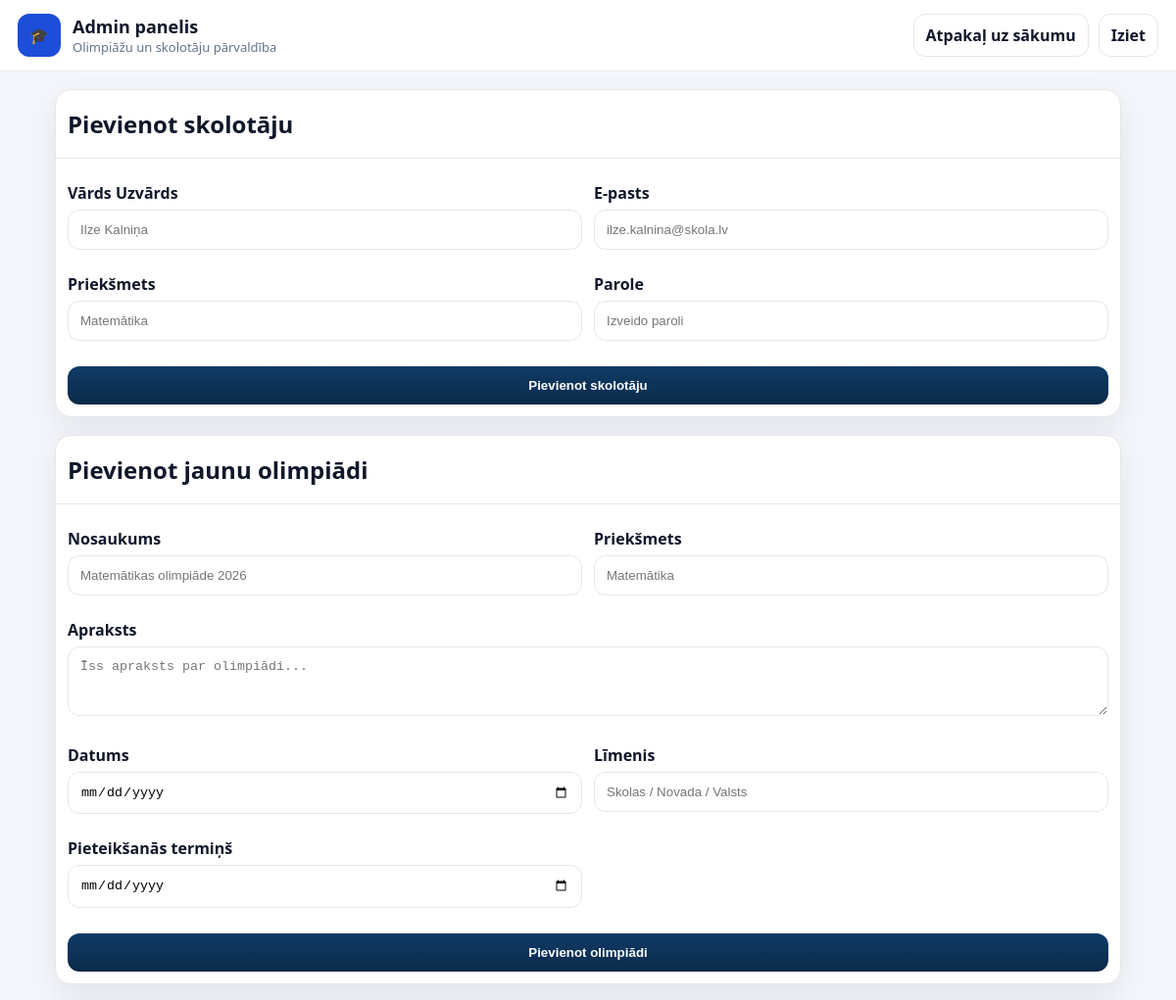
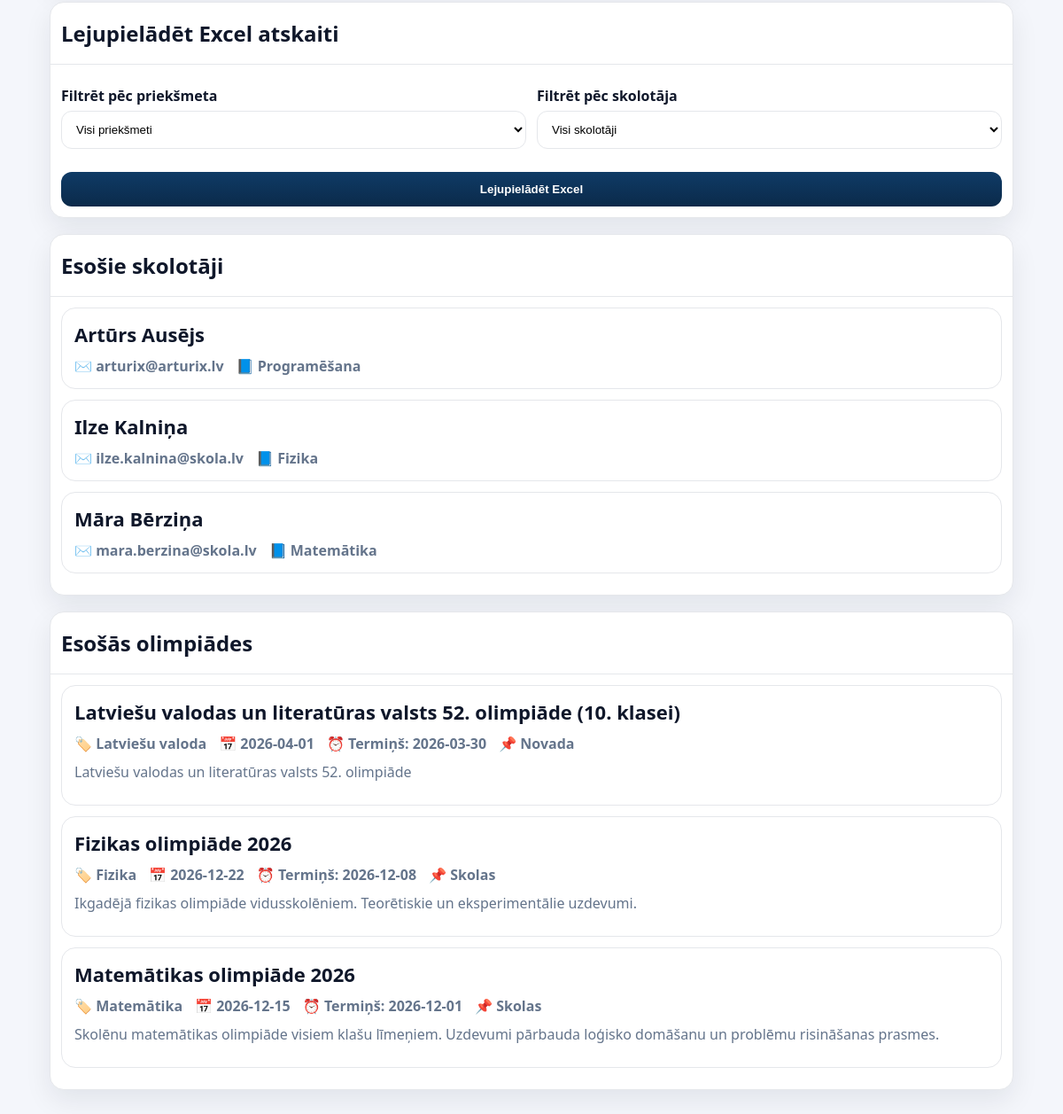
The page /admin (signed in) on the database its author committed (2 pictures, top to bottom).
### tables this page shows
CREATE TABLE users (
        id INTEGER PRIMARY KEY AUTOINCREMENT,
        full_name TEXT NOT NULL,
        email TEXT NOT NULL UNIQUE,
        password_hash TEXT NOT NULL,
        class_name TEXT,
        role TEXT NOT NULL DEFAULT 'student',
        teacher_id INTEGER,
        subject_name TEXT,
        created_at TEXT NOT NULL,
        FOREIGN KEY(teacher_id) REFERENCES users(id)
    );

CREATE TABLE olympiads (
        id INTEGER PRIMARY KEY AUTOINCREMENT,
        title TEXT NOT NULL,
        subject TEXT NOT NULL,
        description TEXT NOT NULL,
        event_date TEXT NOT NULL,
        level_name TEXT NOT NULL,
        deadline TEXT NOT NULL,
        created_at TEXT NOT NULL
    );

### app.py (the view)
@app.get("/admin")
@admin_required
def admin():
    conn = db()
    cur = conn.cursor()
    cur.execute("""
        SELECT id, full_name, email, subject_name
        FROM users
        WHERE role = 'teacher'
        ORDER BY full_name
    """)
    teachers = cur.fetchall()
    cur.execute("""
        SELECT *
        FROM olympiads
        ORDER BY created_at DESC
    """)
    olympiads = cur.fetchall()
    cur.execute("""
        SELECT DISTINCT subject
        FROM olympiads
        ORDER BY subject
    """)
    subjects = cur.fetchall()
    conn.close()
    return render_template(
        "admin.html",
        teachers=teachers,
        olympiads=olympiads,
        subjects=subjects,
    )

### app.py (called while the page is built)
def db() -> sqlite3.Connection:
    conn = sqlite3.connect(DB_PATH)
    conn.row_factory = sqlite3.Row
    return conn

@app.before_request
def ensure_db() -> None:
    init_db()

def admin_required(fn):
    @wraps(fn)
    def wrapper(*args, **kwargs):
        if "user_id" not in session:
            return redirect(url_for("auth"))
        if session.get("role") != "admin":
            flash("Nav piekļuves šai sadaļai.", "error")
            return redirect(url_for("home"))
        return fn(*args, **kwargs)
    return wrapper

### templates/admin.html (shortened to what this page needs)
<!doctype html>
<html lang="lv">
<head>
  <link rel="stylesheet" href="{{ url_for('static', filename='styles.css') }}">
</head>
<body>
  <header class="topbar">
    <div class="brand">
      <div class="brand-icon">🎓</div>
      <div>
        <div class="brand-title">Admin panelis</div>
        <div class="brand-sub">Olimpiāžu un skolotāju pārvaldība</div>
      </div>
    </div>
    <div class="top-actions">
      <a class="ghost-btn" href="{{ url_for('home') }}">Atpakaļ uz sākumu</a>
      <a class="ghost-btn" href="{{ url_for('logout') }}">Iziet</a>
    </div>
  </header>
  <main class="container">
    <section class="panel">
      <div class="panel-head">
        <h2>Pievienot skolotāju</h2>
      </div>
      <div class="panel-body active">
        <form method="post" action="{{ url_for('create_teacher') }}" class="grid-form">
          <div>
            <label>Vārds Uzvārds</label>
            <input name="full_name" placeholder="Ilze Kalniņa" required />
          </div>
          <div>
            <label>E-pasts</label>
            <input name="email" type="email" placeholder="ilze.kalnina@skola.lv" required />
          </div>
          <div>
            <label>Priekšmets</label>
            <input name="subject_name" placeholder="Matemātika" required />
          </div>
          <div>
            <label>Parole</label>
            <input name="password" type="text" placeholder="Izveido paroli" required />
          </div>
          <div class="full">
            <button class="primary-btn" type="submit">Pievienot skolotāju</button>
          </div>
        </form>
      </div>
    </section>
    <section class="panel" style="margin-top:18px;">
      <div class="panel-head">
        <h2>Pievienot jaunu olimpiādi</h2>
      </div>
      <div class="panel-body active">
        <form method="post" action="{{ url_for('create_olympiad') }}" class="grid-form">
          <div>
            <label>Nosaukums</label>
            <input name="title" placeholder="Matemātikas olimpiāde 2026" required />
          </div>
          <div>
            <label>Priekšmets</label>
            <input name="subject" placeholder="Matemātika" required />
          </div>
          <div class="full">
            <label>Apraksts</label>
            <textarea name="description" rows="3" placeholder="Īss apraksts par olimpiādi..." required></textarea>
          </div>
          <div>
            <label>Datums</label>
            <input name="event_date" type="date" required />
          </div>
          <div>
            <label>Līmenis</label>
            <input name="level_name" placeholder="Skolas / Novada / Valsts" required />
          </div>
          <div>
            <label>Pieteikšanās termiņš</label>
            <input name="deadline" type="date" required />
          </div>
          <div class="full">
            <button class="primary-btn" type="submit">Pievienot olimpiādi</button>
          </div>
        </form>
      </div>
    </section>
    <section class="panel" style="margin-top:18px;">
      <div class="panel-head">
        <h2>Lejupielādēt Excel atskaiti</h2>
      </div>
      <div class="panel-body active">
        <form method="get" action="{{ url_for('export_applications') }}" class="grid-form">
          <div>
            <label>Filtrēt pēc priekšmeta</label>
            <select name="subject">
              <option value="">Visi priekšmeti</option>
            </select>
          </div>
          <div>
            <label>Filtrēt pēc skolotāja</label>
            <select name="teacher_id">
              <option value="">Visi skolotāji</option>
            </select>
          </div>
          <div class="full">
            <button class="primary-btn" type="submit">Lejupielādēt Excel</button>
          </div>
        </form>
      </div>
    </section>
    <section class="panel" style="margin-top:18px;">
      <div class="panel-head">
        <h2>Esošie skolotāji</h2>
      </div>
      <div class="panel-body active">
        {% for teacher in teachers %}
          <article class="olymp-card">
            <div class="olymp-main">
              <h3>{{ teacher.full_name }}</h3>
              <div class="meta">
                <span>✉️ {{ teacher.email }}</span>
                <span>📘 {{ teacher.subject_name }}</span>
              </div>
            </div>
          </article>
        {% endfor %}
      </div>
    </section>
    <section class="panel" style="margin-top:18px;">
      <div class="panel-head">
        <h2>Esošās olimpiādes</h2>
      </div>
      <div class="panel-body active">
        {% for o in olympiads %}
          <article class="olymp-card">
            <div class="olymp-main">
              <h3>{{ o.title }}</h3>
              <div class="meta">
                <span>🏷️ {{ o.subject }}</span>
                <span>📅 {{ o.event_date }}</span>
                <span>⏰ Termiņš: {{ o.deadline }}</span>
                <span>📌 {{ o.level_name }}</span>
              </div>
              <p class="muted" style="margin-top:10px;">{{ o.description }}</p>
            </div>
          </article>
        {% endfor %}
      </div>
    </section>
  </main>
</body>
</html>

### static/styles.css (style rules this page uses)
:root { --bg:#f4f6fb; --card:#ffffff; --text:#0f172a; --muted:#64748b; --primary:#0b2a4a; --primary2:#0f3b66; --border:#e5e7eb; --shadow: 0 12px 30px rgba(15, 23, 42, 0.08); }
* { box-sizing:border-box; }
body { margin:0; font-family: ui-sans-serif, system-ui, -apple-system, Segoe UI, Roboto, Arial; color:var(--text); background:var(--bg); }
a { text-decoration:none; color:inherit; }
.container { max-width: 1120px; margin: 18px auto; padding: 0 16px 40px; }
h2 { margin:6px 0 6px; }
.muted { color:var(--muted); margin:0 0 12px; }
label { display:block; font-weight:700; margin:12px 0 6px; }
input, textarea, select { width:100%; padding:12px 12px; border-radius:12px; border:1px solid var(--border); outline:none; background:#fff; }
.primary-btn { width:100%; margin-top:14px; padding:12px 14px; border:0; border-radius:12px; background:linear-gradient(180deg, var(--primary2), var(--primary)); color:#fff; font-weight:800; cursor:pointer; }
.secondary-btn, .ghost-btn { padding:10px 12px; border-radius:12px; border:1px solid var(--border); background:#fff; font-weight:700; cursor:pointer; }
.topbar { display:flex; align-items:center; justify-content:space-between; padding:14px 18px; background:#fff; border-bottom:1px solid var(--border); }
.brand { display:flex; gap:12px; align-items:center; }
.brand-icon { width:44px; height:44px; border-radius:12px; background:#1d4ed8; display:flex; align-items:center; justify-content:center; color:#fff; }
.brand-title { font-weight:900; font-size:18px; }
.brand-sub { color:var(--muted); font-size:13px; }
.top-actions { display:flex; gap:10px; }
.panel { margin-top:16px; background:#fff; border:1px solid var(--border); border-radius:16px; box-shadow:var(--shadow); }
.panel-body { display:none; padding:12px; }
.panel-body.active { display:block; }
.panel-head { padding:12px; border-bottom:1px solid var(--border); }
.olymp-card { display:flex; justify-content:space-between; gap:14px; padding:14px; border:1px solid var(--border); border-radius:16px; margin-bottom:12px; background:#fff; }
.olymp-card h3 { margin:0 0 8px; font-size:22px; font-weight:900; }
.meta { display:flex; gap:14px; flex-wrap:wrap; color:var(--muted); font-weight:700; margin-top:10px; }
.grid-form { display:grid; grid-template-columns:1fr 1fr; gap:12px; }
.grid-form .full { grid-column:1 / -1; }

### rows shown on the page
users: full_name "Artūrs Ausējs", email "arturix@arturix.lv", subject_name "Programēšana"
users: full_name "Ilze Kalniņa", email "ilze.kalnina@skola.lv", subject_name "Fizika"
users: full_name "Māra Bērziņa", email "mara.berzina@skola.lv", subject_name "Matemātika"
olympiads: title "Latviešu valodas un literatūras valsts 52. olimpiāde (10. klasei)", subject "Latviešu valoda", event_date "2026-04-01", deadline "2026-03-30", level_name "Novada", description "Latviešu valodas un literatūras valsts 52. olimpiāde"
olympiads: title "Fizikas olimpiāde 2026", subject "Fizika", event_date "2026-12-22", deadline "2026-12-08", level_name "Skolas", description "Ikgadējā fizikas olimpiāde vidusskolēniem. Teorētiskie un eksperimentālie uzdevumi."
olympiads: title "Matemātikas olimpiāde 2026", subject "Matemātika", event_date "2026-12-15", deadline "2026-12-01", level_name "Skolas", description "Skolēnu matemātikas olimpiāde visiem klašu līmeņiem. Uzdevumi pārbauda loģisko domāšanu un problēmu risināšanas prasmes."
